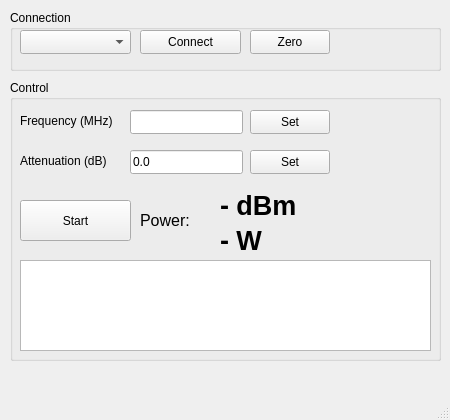
<?xml version="1.0" encoding="UTF-8"?>
<ui version="4.0">
 <class>MainWindow</class>
 <widget class="QMainWindow" name="MainWindow">
  <property name="geometry">
   <rect>
    <x>0</x>
    <y>0</y>
    <width>450</width>
    <height>420</height>
   </rect>
  </property>
  <property name="windowTitle">
   <string>Anritsu Controller</string>
  </property>
  <widget class="QWidget" name="centralwidget">
   <widget class="QGroupBox" name="groupBoxConnection">
    <property name="geometry">
     <rect>
      <x>10</x>
      <y>10</y>
      <width>431</width>
      <height>61</height>
     </rect>
    </property>
    <property name="title">
     <string>Connection</string>
    </property>
    <widget class="QComboBox" name="comboPort">
     <property name="geometry">
      <rect>
       <x>10</x>
       <y>20</y>
       <width>111</width>
       <height>24</height>
      </rect>
     </property>
    </widget>
    <widget class="QPushButton" name="connectButton">
     <property name="geometry">
      <rect>
       <x>130</x>
       <y>20</y>
       <width>101</width>
       <height>24</height>
      </rect>
     </property>
     <property name="text">
      <string>Connect</string>
     </property>
    </widget>
    <widget class="QPushButton" name="zeroButton">
     <property name="geometry">
      <rect>
       <x>240</x>
       <y>20</y>
       <width>80</width>
       <height>24</height>
      </rect>
     </property>
     <property name="text">
      <string>Zero</string>
     </property>
    </widget>
   </widget>
   <widget class="QGroupBox" name="groupBoxControl">
    <property name="geometry">
     <rect>
      <x>10</x>
      <y>80</y>
      <width>431</width>
      <height>281</height>
     </rect>
    </property>
    <property name="title">
     <string>Control</string>
    </property>
    <widget class="QLabel" name="labelFrequency">
     <property name="geometry">
      <rect>
       <x>10</x>
       <y>30</y>
       <width>101</width>
       <height>21</height>
      </rect>
     </property>
     <property name="text">
      <string>Frequency (MHz)</string>
     </property>
    </widget>
    <widget class="QLineEdit" name="lineEditFrequency">
     <property name="geometry">
      <rect>
       <x>120</x>
       <y>30</y>
       <width>113</width>
       <height>24</height>
      </rect>
     </property>
    </widget>
    <widget class="QPushButton" name="buttonSetFrequency">
     <property name="geometry">
      <rect>
       <x>240</x>
       <y>30</y>
       <width>80</width>
       <height>24</height>
      </rect>
     </property>
     <property name="text">
      <string>Set</string>
     </property>
    </widget>
    <widget class="QLabel" name="labelAttenuation">
     <property name="geometry">
      <rect>
       <x>10</x>
       <y>70</y>
       <width>101</width>
       <height>21</height>
      </rect>
     </property>
     <property name="text">
      <string>Attenuation (dB)</string>
     </property>
    </widget>
    <widget class="QLineEdit" name="lineEditAttenuation">
     <property name="geometry">
      <rect>
       <x>120</x>
       <y>70</y>
       <width>113</width>
       <height>24</height>
      </rect>
     </property>
     <property name="text">
      <string>0.0</string>
     </property>
    </widget>
    <widget class="QPushButton" name="buttonStartStop">
     <property name="geometry">
      <rect>
       <x>10</x>
       <y>120</y>
       <width>111</width>
       <height>41</height>
      </rect>
     </property>
     <property name="text">
      <string>Start</string>
     </property>
    </widget>
    <widget class="QLabel" name="labelPowerResult">
     <property name="geometry">
      <rect>
       <x>130</x>
       <y>130</y>
       <width>111</width>
       <height>21</height>
      </rect>
     </property>
     <property name="font">
      <font>
       <pointsize>12</pointsize>
      </font>
     </property>
     <property name="text">
      <string>Power:</string>
     </property>
    </widget>
    <widget class="QLabel" name="labelPowerValue">
     <property name="geometry">
      <rect>
       <x>210</x>
       <y>110</y>
       <width>201</width>
       <height>31</height>
      </rect>
     </property>
     <property name="font">
      <font>
       <pointsize>20</pointsize>
       <bold>true</bold>
      </font>
     </property>
     <property name="text">
      <string>- dBm</string>
     </property>
    </widget>
    <widget class="QLabel" name="labelWattValue">
     <property name="geometry">
      <rect>
       <x>210</x>
       <y>145</y>
       <width>201</width>
       <height>31</height>
      </rect>
     </property>
     <property name="font">
      <font>
       <pointsize>20</pointsize>
       <bold>true</bold>
      </font>
     </property>
     <property name="text">
      <string>- W</string>
     </property>
    </widget>
    <widget class="QTextBrowser" name="textBrowserLog">
     <property name="geometry">
      <rect>
       <x>10</x>
       <y>180</y>
       <width>411</width>
       <height>91</height>
      </rect>
     </property>
    </widget>
    <widget class="QPushButton" name="buttonSetAttenuation">
     <property name="geometry">
      <rect>
       <x>240</x>
       <y>70</y>
       <width>80</width>
       <height>24</height>
      </rect>
     </property>
     <property name="text">
      <string>Set</string>
     </property>
    </widget>
   </widget>
  </widget>
  <widget class="QMenuBar" name="menubar">
   <property name="geometry">
    <rect>
     <x>0</x>
     <y>0</y>
     <width>450</width>
     <height>21</height>
    </rect>
   </property>
  </widget>
  <widget class="QStatusBar" name="statusbar"/>
 </widget>
 <resources/>
 <connections/>
</ui>
